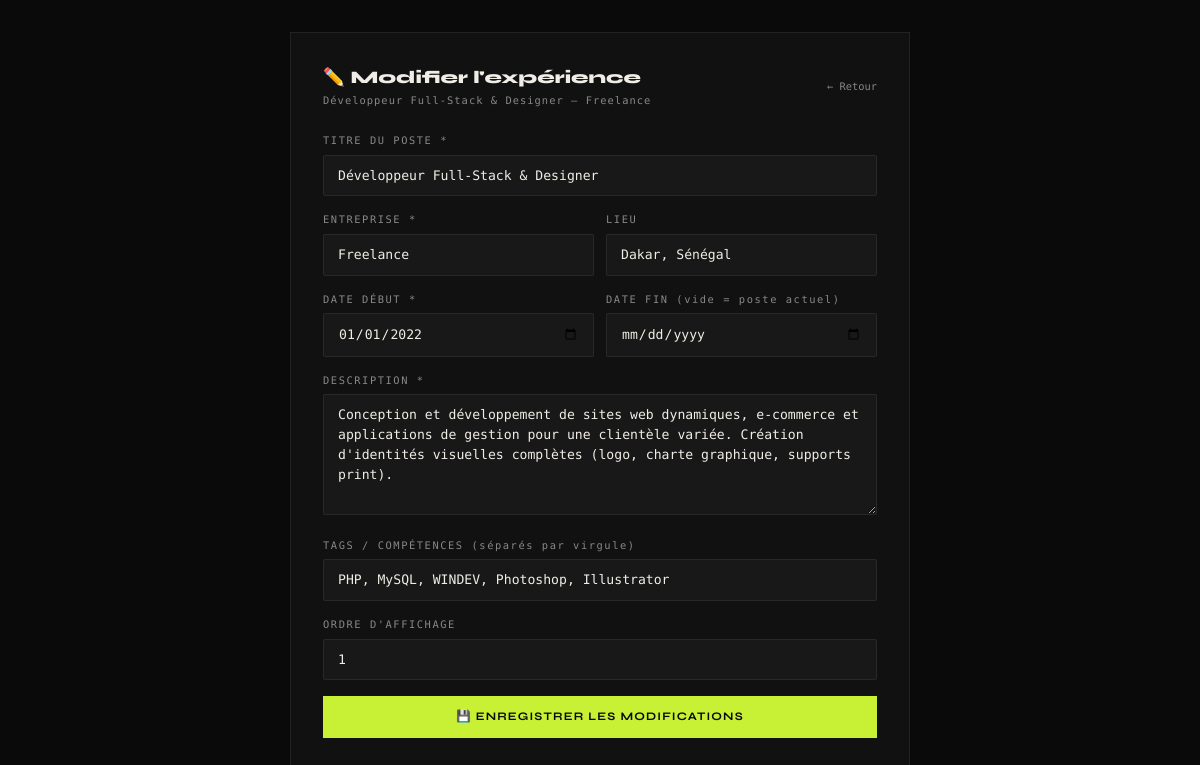
Page /admin/edit_experience.php?id=1 (signed in) on the committed database.
### tables this page shows
CREATE TABLE IF NOT EXISTS `experiences` (
  `id` int UNSIGNED NOT NULL AUTO_INCREMENT,
  `job_title` varchar(200) NOT NULL,
  `company` varchar(200) NOT NULL,
  `location` varchar(150) DEFAULT NULL,
  `date_start` date NOT NULL,
  `date_end` date DEFAULT NULL COMMENT 'NULL = poste actuel',
  `description` text NOT NULL,
  `tags` varchar(500) DEFAULT NULL COMMENT 'JSON array de compétences',
  `sort_order` smallint NOT NULL DEFAULT '0',
  `created_at` timestamp NOT NULL DEFAULT CURRENT_TIMESTAMP,
  PRIMARY KEY (`id`)
);

### config.php (called while the page is built, shortened)
<?php
function h($s) { return htmlspecialchars((string)$s, ENT_QUOTES, 'UTF-8'); }

### admin/edit_experience.php (the view, shortened to what this page needs)
<?php
require_once '../config.php';
$pdo = db();
$id = (int)($_GET['id'] ?? 0);
$e = $pdo->prepare("SELECT * FROM experiences WHERE id = ?");
$e->execute([$id]);
$e = $e->fetch();
$tagsArr    = json_decode($e['tags'] ?? '[]', true) ?: [];
$tagsString = implode(', ', $tagsArr);
?>
<!DOCTYPE html>
<html lang="fr">
<head>
<script src="https://cdn.tailwindcss.com"></script>
</head>
<body>
<div class="card">
  <div style="display:flex;justify-content:space-between;align-items:center;margin-bottom:24px">
    <div>
      <div style="font-family:'Syne',sans-serif;font-size:1.1rem;font-weight:800">✏️ Modifier l'expérience</div>
      <div style="font-size:0.65rem;letter-spacing:0.1em;color:var(--text2);margin-top:2px"><?= h($e['job_title']) ?> — <?= h($e['company']) ?></div>
    </div>
    <a href="index.php?tab=experiences" style="font-size:0.65rem;color:var(--text2)">← Retour</a>
  </div>
  <form method="POST" action="save_experience.php">
    <div class="form-group">
      <label>TITRE DU POSTE *</label>
      <input name="job_title" class="field" required value="<?= h($e['job_title']) ?>">
    </div>
    <div style="display:grid;grid-template-columns:1fr 1fr;gap:12px">
      <div class="form-group">
        <label>ENTREPRISE *</label>
        <input name="company" class="field" required value="<?= h($e['company']) ?>">
      </div>
      <div class="form-group">
        <label>LIEU</label>
        <input name="location" class="field" value="<?= h($e['location']) ?>" placeholder="Dakar, Sénégal">
      </div>
    </div>
    <div style="display:grid;grid-template-columns:1fr 1fr;gap:12px">
      <div class="form-group">
        <label>DATE DÉBUT *</label>
        <input name="date_start" type="date" class="field" required value="<?= $e['date_start'] ?>">
      </div>
      <div class="form-group">
        <label>DATE FIN (vide = poste actuel)</label>
        <input name="date_end" type="date" class="field" value="<?= $e['date_end'] ?>">
      </div>
    </div>
    <div class="form-group">
      <label>DESCRIPTION *</label>
      <textarea name="description" class="field" rows="5" required><?= h($e['description']) ?></textarea>
    </div>
    <div class="form-group">
      <label>TAGS / COMPÉTENCES (séparés par virgule)</label>
      <input name="tags_raw" class="field" value="<?= h($tagsString) ?>" placeholder="PHP, MySQL, WINDEV">
    </div>
    <div class="form-group">
      <label>ORDRE D'AFFICHAGE</label>
      <input name="sort_order" type="number" class="field" value="<?= $e['sort_order'] ?>">
    </div>
    <button type="submit" class="btn-a">💾 ENREGISTRER LES MODIFICATIONS</button>
  </form>
</div>
</body>
</html>

### admin/edit_experience.php (style rules this page uses)
:root { --bg:#0a0a0a; --bg2:#111; --bg3:#181818; --border:rgba(255,255,255,0.07); --text:#f0ede6; --text2:#888; --accent:#c8f135; }
* { box-sizing:border-box; }
body { background:var(--bg); color:var(--text); font-family:'DM Mono',monospace; font-weight:300; min-height:100vh; display:flex; align-items:center; justify-content:center; padding:2rem; }
.card { background:var(--bg2); border:1px solid var(--border); padding:2rem; width:100%; max-width:620px; }
.field { background:var(--bg3); border:1px solid var(--border); padding:10px 14px; width:100%; font-family:'DM Mono',monospace; font-size:0.82rem; color:var(--text); outline:none; transition:border-color 0.2s; border-radius:2px; }
.field::placeholder { color:var(--text2); }
label { font-size:0.65rem; letter-spacing:0.15em; color:var(--text2); display:block; margin-bottom:6px; }
.form-group { margin-bottom:16px; }
.btn-a { background:var(--accent); color:#0a0a0a; font-family:'Syne',sans-serif; font-weight:700; font-size:0.72rem; letter-spacing:0.1em; text-transform:uppercase; padding:12px 24px; border:none; cursor:pointer; width:100%; }

### rows in the picture
experiences: job_title "Développeur Full-Stack & Designer", company "Freelance", location "Dakar, Sénégal", date_start "01/01/2022", description "Conception et développement de sites web dynamiques, e-commerce et applications de gestion pour une clientèle variée. Création d'identités visuelles complètes (logo, charte graphique, supports print).", tags_raw "PHP, MySQL, WINDEV, Photoshop, Illustrator", sort_order "1"
